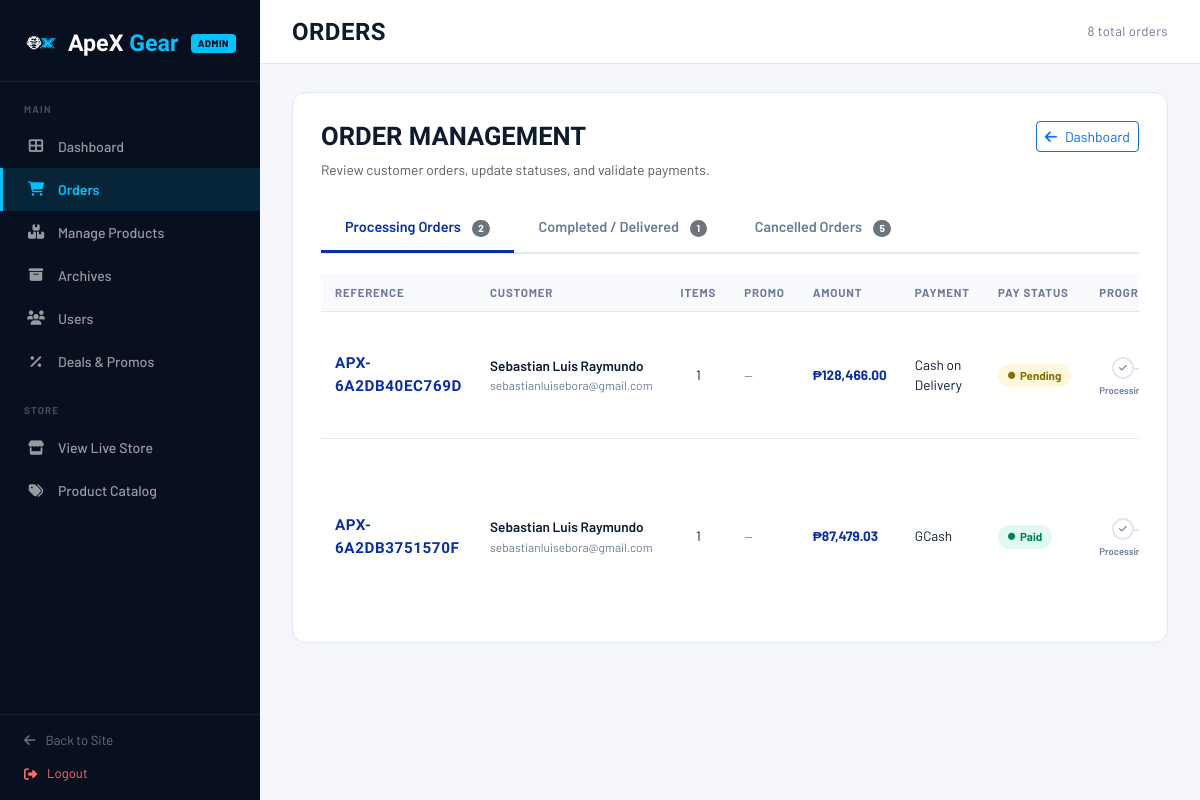
Screenshot of /admin/manage_orders.php (signed in) with the database file from the repository.
### tables this page shows
CREATE TABLE `orders_tbl` (
  `order_id` int(11) NOT NULL,
  `user_id` int(11) DEFAULT NULL,
  `order_ref_code` varchar(50) NOT NULL,
  `coupon_id` int(11) DEFAULT NULL,
  `coupon_code` varchar(50) DEFAULT NULL,
  `discount_amount` decimal(10,2) NOT NULL DEFAULT 0.00,
  `subtotal` decimal(10,2) NOT NULL,
  `tax` decimal(10,2) NOT NULL,
  `shipping_fee` decimal(10,2) NOT NULL,
  `total_amount` decimal(10,2) NOT NULL,
  `order_status` varchar(50) NOT NULL DEFAULT 'Pending',
  `created_at` datetime NOT NULL DEFAULT current_timestamp()
);

CREATE TABLE `users_tbl` (
  `user_id` int(11) NOT NULL,
  `first_name` varchar(50) NOT NULL,
  `last_name` varchar(50) NOT NULL,
  `m_name` varchar(50) DEFAULT NULL,
  `gender` varchar(20) DEFAULT NULL,
  `username` varchar(50) NOT NULL,
  `email` varchar(100) NOT NULL,
  `password` varchar(255) NOT NULL,
  `otp_code` int(6) DEFAULT NULL
);

### admin/manage_orders.php (the view, shortened to what the rows shown need)
<?php
require_once __DIR__ . '/../classes/Inventory.php';
require_once __DIR__ . '/../database/db_connect.php';
$inv    = new Inventory();
$orders = $inv->getAllOrders();
$processingOrders = [];
$completedOrders = [];
$cancelledOrders = [];
foreach ($orders as $order) {
    $st = strtolower($order['order_status'] ?? '');
    if (in_array($st, ['pending', 'on process', 'shipped'])) {
        $processingOrders[] = $order;
    } elseif (in_array($st, ['delivered', 'completed'])) {
        $completedOrders[] = $order;
    } elseif ($st === 'canceled') {
        $cancelledOrders[] = $order;
    } else {
        $processingOrders[] = $order;
    }
}
$tabs = [
    'processing' => [
        'id' => 'processing',
        'label' => 'Processing Orders',
        'orders' => $processingOrders,
        'active' => true
    ],
    'completed' => [
        'id' => 'completed',
        'label' => 'Completed / Delivered',
        'orders' => $completedOrders,
        'active' => false
    ],
    'cancelled' => [
        'id' => 'cancelled',
        'label' => 'Cancelled Orders',
        'orders' => $cancelledOrders,
        'active' => false
    ]
];
?>
<!DOCTYPE html>
<html lang="en">
<head>
    <link href="https://cdn.jsdelivr.net/npm/bootstrap@5.3.3/dist/css/bootstrap.min.css" rel="stylesheet">
    <link href="https://cdnjs.cloudflare.com/ajax/libs/font-awesome/6.5.0/css/all.min.css" rel="stylesheet">
    <link href="../assets/css/style.css" rel="stylesheet">
    <link href="../assets/css/admin-style.css" rel="stylesheet">
</head>
<body>
    <div class="main-wrap">
        <main class="page-body">
            <div class="order-card">
                <div class="d-flex flex-column flex-md-row justify-content-between align-items-start gap-3 mb-4">
                    <div>
                        <h2 style="font-family:'Barlow Condensed',sans-serif;font-weight:900;font-size:1.6rem;text-transform:uppercase;">Order Management</h2>
                    </div>
                </div>
                <div class="tab-content" id="orderTabsContent">
                    <?php foreach ($tabs as $tab): ?>
                        <div class="tab-pane fade <?php echo $tab['active'] ? 'show active' : ''; ?>" id="<?php echo $tab['id']; ?>" role="tabpanel" aria-labelledby="<?php echo $tab['id']; ?>-tab">
                            <?php if (empty($tab['orders'])): ?>
                                <div class="alert alert-warning">No orders found in this category.</div>
                            <?php else: ?>
                                <div class="order-table">
                                    <table>
                                        <thead>
                                            <tr>
                                                <th>Reference</th>
                                                <th>Customer</th>
                                                <th>Items</th>
                                                <th>Promo</th>
                                                <th>Amount</th>
                                                <th>Payment</th>
                                                <th>Pay Status</th>
                                                <th>Progress</th>
                                            </tr>
                                        </thead>
                                        <tbody>
                                            <?php foreach ($tab['orders'] as $order):
                                                $st = strtolower($order['order_status'] ?? '');
                                                $steps      = ['On Process', 'Shipped', 'Delivered'];
                                                $stepIndex  = match ($st) {
                                                    'on process' => 0,
                                                    'shipped'    => 1,
                                                    'delivered', 'completed' => 2,
                                                    default      => -1,
                                                };
                                                $payStatus = strtolower($order['payment_status'] ?? 'pending');
                                                $payClass  = match ($payStatus) {
                                                    'success', 'paid', 'completed' => 'success',
                                                    'failed', 'rejected'           => 'failed',
                                                    default                         => 'pending',
                                                };
                                                $payLabel  = match (true) {
                                                    $payClass === 'success'        => 'Paid',
                                                    $payStatus === 'rejected'       => 'Rejected',
                                                    $payClass === 'failed'          => 'Failed',
                                                    default                          => 'Pending',
                                                };
                                                $payMethod = $order['payment_method'] ?? 'N/A';
                                                $receiptUrl = null;
                                                $order['payment_screenshot'] = $receiptUrl;
                                                $customerName = trim((string)($order['display_customer_name'] ?? $order['customer_name'] ?? $order['username'] ?? ''));
                                            ?>
                                                <tr>
                                                    <td><span class="ref-code"><?php echo htmlspecialchars($order['reference_number'] ?? '—'); ?></span></td>
                                                    <td>
                                                        <div style="font-weight:600;"><?php echo htmlspecialchars($customerName); ?></div>
                                                        <div style="font-size:.75rem;color:var(--text-muted);"><?php echo htmlspecialchars($order['email'] ?: '—'); ?></div>
                                                    </td>
                                                    <td style="text-align:center;"><?php echo intval($order['items_count'] ?? 0); ?></td>
                                                    <td>
                                                        <?php if (!empty($order['coupon_code'])): ?>
                                                            <span class="ref-code" style="font-size:.72rem;"><?php echo htmlspecialchars($order['coupon_code']); ?></span>
                                                            <div style="font-size:.72rem;color:var(--success);font-weight:700;">&minus;₱<?php echo number_format($order['discount_amount'] ?? 0, 2); ?></div>
                                                        <?php else: ?>
                                                            <span style="color:var(--text-muted);font-size:.78rem;">&mdash;</span>
                                                        <?php endif; ?>
                                                    </td>
                                                    <td style="font-weight:700;color:var(--blue);">₱<?php echo number_format($order['total_amount'] ?? 0, 2); ?></td>
                                                    <td><?php echo htmlspecialchars($payMethod); ?></td>
                                                    <td><span class="pay-badge <?php echo $payClass; ?>"><i class="fas fa-circle" style="font-size:.45rem;"></i><?php echo $payLabel; ?></span></td>
                                                    <td style="min-width:160px;">
                                                        <?php if ($st === 'canceled'): ?>
                                                            <span style="font-size:.75rem;color:var(--danger);font-weight:600;"><i class="fas fa-times-circle me-1"></i>Canceled</span>
                                                        <?php else: ?>
                                                            <div class="progress-stepper">
                                                                <?php foreach ($steps as $i => $stepLabel):
                                                                    $cls = '';
                                                                    if ($stepIndex > $i) $cls = 'done';
                                                                    elseif ($stepIndex === $i) $cls = 'active';
                                                                ?>
                                                                    <div class="step <?php echo $cls; ?> <?php echo ($i < count($steps) - 1 && $stepIndex > $i) ? 'done' : ''; ?>">
                                                                        <div class="step-dot"><i class="fas fa-check" style="font-size:.55rem;"></i></div>
                                                                        <div class="step-lbl"><?php echo $stepLabel === 'On Process' ? 'Processing' : $stepLabel; ?></div>
                                                                    </div>
                                                                <?php endforeach; ?>
                                                            </div>
                                                        <?php endif; ?>
                                                    </td>
                                                </tr>
                                            <?php endforeach; ?>
                                        </tbody>
                                    </table>
                                </div>
                            <?php endif; ?>
                        </div>
                    <?php endforeach; ?>
                </div>
            </div>
        </main>
    </div>
</body>
</html>

### rows the page displays
orders_tbl: order_ref_code "APX-6A2DB40EC769D", customerName "Sebastian Luis Raymundo", user.email "sebastianluisebora@gmail.com", items_count "1", total_amount "128,466.00", payMethod "Cash on Delivery", payLabel "Pending", order_status "Pending" (drawn)
orders_tbl: order_ref_code "APX-6A2DB3751570F", customerName "Sebastian Luis Raymundo", user.email "sebastianluisebora@gmail.com", items_count "1", total_amount "87,479.03", payMethod "GCash", payLabel "Paid", order_status "Pending" (drawn)

### other values shown
count($orders) "8"
$tab['label'] "Processing Orders"
count($tab['orders']) "2"
$tab['label'] "Completed / Delivered"
count($tab['orders']) "1"
$tab['label'] "Cancelled Orders"
count($tab['orders']) "5"
